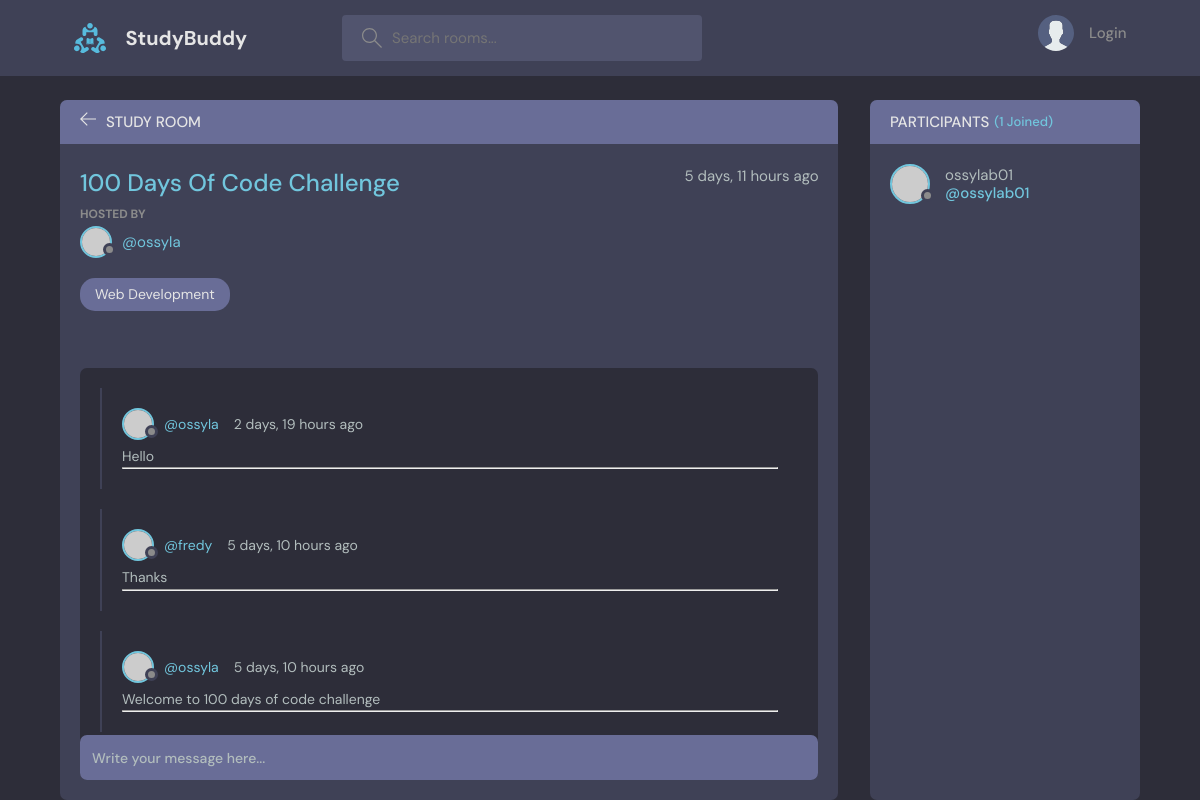
Page /room/2/ on the committed database.
### base/models.py (models this page shows, shortened)
class Room(models.Model):
    host = models.ForeignKey(User, on_delete=models.SET_NULL, null=True)
    topic = models.ForeignKey(Topic, on_delete=models.SET_NULL, null=True)
    name = models.CharField(max_length=200)
    description = models.TextField(null=True, blank=True)
    participants = models.ManyToManyField(User, related_name='participants', blank=True)
    updated = models.DateTimeField(auto_now=True)
    created = models.DateTimeField(auto_now_add=True)
    class Meta:
        ordering = ['-updated', '-created']

class Topic(models.Model):
    name = models.CharField(max_length=200)
    def __str__(self):
        return self.name

class Message(models.Model):
    user = models.ForeignKey(User, on_delete=models.CASCADE)
    room = models.ForeignKey(Room, on_delete=models.CASCADE)
    body = models.TextField()
    updated = models.DateTimeField(auto_now=True)
    created = models.DateTimeField(auto_now_add=True)
    class Meta:
         ordering = ['-updated', '-created']

### base/views.py (the view, shortened to what this page needs)
# urls.py: path('room/<str:pk>/', views.room, name="room"),
def room(request, pk):
    room = Room.objects.get(id=pk)
    room_messages = room.message_set.all()
    participants = room.participants.all()
    context = {'room': room, 'room_messages': room_messages, 'participants':participants}
    return  render(request, 'base/room.html', context)

### base/templates/base/room.html (shortened to what this page needs)
{% extends 'main.html' %}
{% block content %}
    <main class="profile-page layout layout--2">
      <div class="container">
        <div class="room">
          <div class="room__top">
            <div class="room__topLeft">
              <a href=" {% url 'home' %}">
                <svg version="1.1" xmlns="http://www.w3.org/2000/svg" width="32" height="32" viewBox="0 0 32 32">
                  <title>arrow-left</title>
                  <path
                    d="M13.723 2.286l-13.723 13.714 13.719 13.714 1.616-1.611-10.96-10.96h27.625v-2.286h-27.625l10.965-10.965-1.616-1.607z"
                  ></path>
                </svg>
              </a>
              <h3>Study Room</h3>
            </div>
          </div>
          <div class="room__box scroll">
            <div class="room__header scroll">
              <div class="room__info">
                <h3>{{room.name.title}}</h3>
                <span>{{room.created | timesince}} ago</span>
              </div>
              <div class="room__hosted">
                <p>Hosted By</p>
                <a href=" {% url 'user-profile' room.host.id %}" class="room__author">
                  <div class="avatar avatar--small">
                    <img src="https://randomuser.me/api/portraits/men/37.jpg" />
                  </div>
                  <span>@{{room.host.username}}</span>
                </a>
              </div>
              <span class="room__topics">{{room.topic}}</span>
            </div>
            <div class="room__conversation">
              <div class="threads scroll">
                {% for message in room_messages %}
                <div class="thread">
                  <div class="thread__top">
                    <div class="thread__author">
                      <a href=" {% url 'user-profile' message.user.id %}" class="thread__authorInfo">
                        <div class="avatar avatar--small">
                          <img src="https://randomuser.me/api/portraits/men/37.jpg" />
                        </div>
                        <span>@{{message.user.username}}</span>
                      </a>
                      <span class="thread__date">{{message.created |timesince}} ago</span>
                    </div>
                  </div>
                  <div class="thread__details">
                    {{message.body}}
                  </div>
                  <hr>
                </div>
                {% endfor %}
              </div>
            </div>
          </div>
          <div class="room__message">
            <form action="" method="POST">
              <input name="body" placeholder="Write your message here..." /></form>
          </div>
        </div>
        <div class="participants">
          <h3 class="participants__top">Participants <span>({{participants.count}} Joined)</span></h3>
          <div class="participants__list scroll">
            {% for user in participants %}
            <a href=" {% url 'user-profile' user.id %}" class="participant">
              <div class="avatar avatar--medium">
                <img src="https://randomuser.me/api/portraits/men/37.jpg" />
              </div>
              <p>
                {{user.username}}
                <span>@{{user.username}}</span>
              </p>
            </a>
            {% endfor %}
          </div>
        </div>
      </div>
    </main>
{% endblock %}

### rows in the picture
Room: name "100 Days Of Code Challenge", created "5 days, 11 hours", host.username "ossyla", topic "Web Development"
Message: user.username "ossyla", created "2 days, 19 hours", body "Hello"
Message: user.username "fredy", created "5 days, 10 hours", body "Thanks"
Message: user.username "ossyla", created "5 days, 10 hours", body "Welcome to 100 days of code challenge"

### other values in the picture
{{ participants.count }} "1"
{{ user.username }} "ossylab01"
